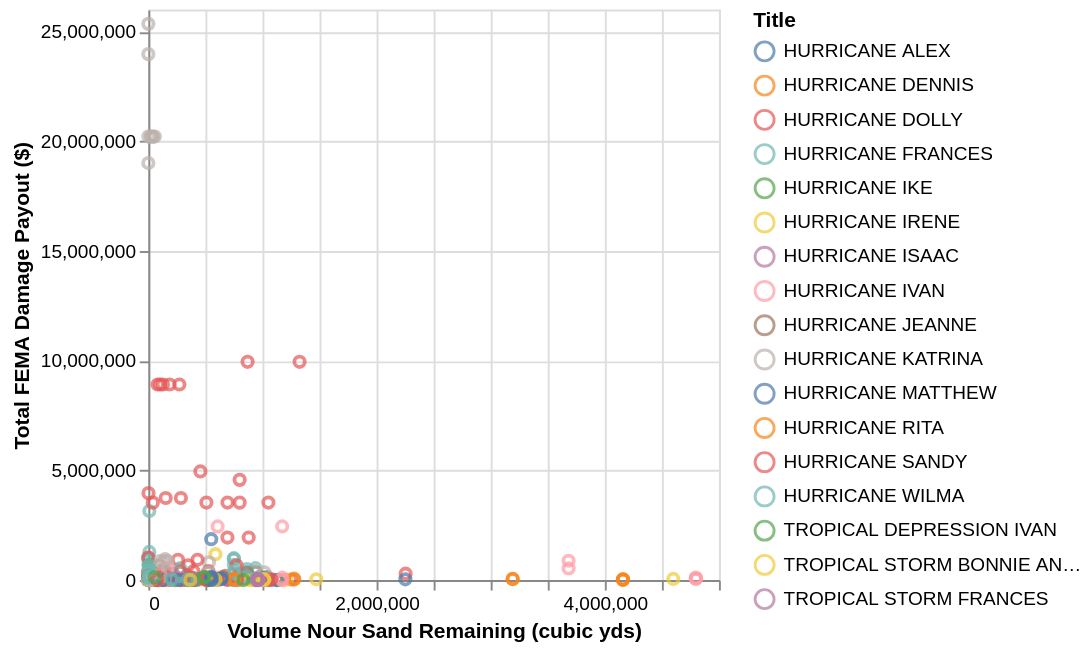

Express this chart as Vega-Lite.
### Vega-Lite specification from a JSON file in a GitHub repository (floating-point values rounded to 4 significant figures; data arrays with more than 128 entries replaced by an {"elided": "..."} marker saying what was removed)
{"$schema": "https://vega.github.io/schema/vega-lite/v5.json", "config": {"view": {}}, "data": {"values": {"elided": "344 records"}}, "encoding": {"color": {"field": "Title", "type": "nominal"}, "x": {"axis": {"title": "Volume Nour Sand Remaining (cubic yds)"}, "field": "vol_left_over", "type": "quantitative"}, "y": {"axis": {"title": "Total FEMA Damage Payout ($)"}, "field": "totApproved", "type": "quantitative"}}, "mark": "point"}
